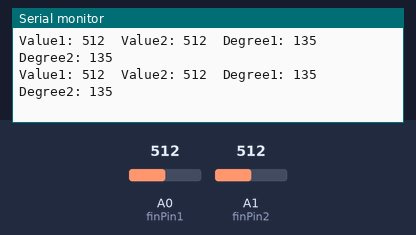
The sketch below on a simulated Arduino Uno, built with avr-gcc and run on an emulated ATmega328P. Shown: the last lines printed to the serial monitor. The inputs (shaded band) are chosen by the test bench; at power-on: A0 (finPin1) = 512, A1 (finPin2) = 512.

Above: at 4.2 s.
4.3 s: A0 (finPin1) set to 992
At 4.36 s:
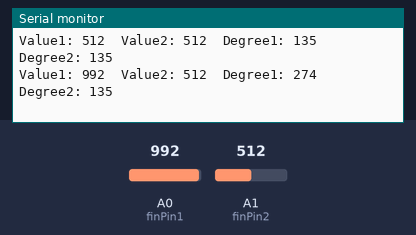
7.3 s: A0 (finPin1) set to 1016
At 7.3 s:
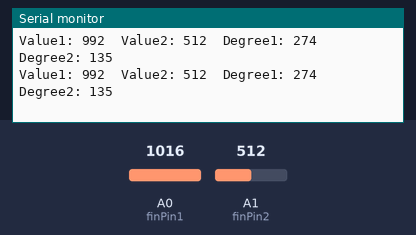
Timing chart, 0 to 10.3 s (numbered marks = the images above; inputs shaded):
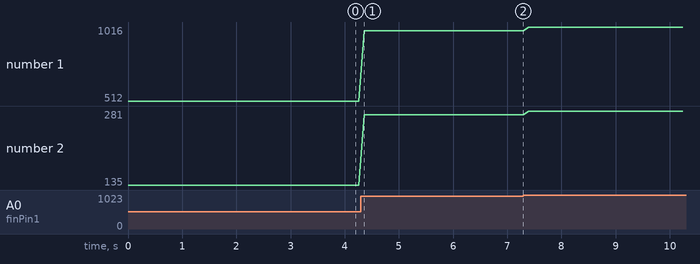

Measured:
- after the input at 4.3 s, the serial monitor: prints a new line after 0.06 s (image 1)
- plotted number 1: 512 → 992 after the input at 4.3 s, 992 → 1016 after the input at 7.3 s
- plotted number 2: 135 → 274 after the input at 4.3 s, 274 → 281 after the input at 7.3 s

The sketch:

UNOR4-ADC-angle.ino
```cpp
#include <Wire.h>
#include <Adafruit_GFX.h>
#include <Adafruit_SSD1306.h>

Adafruit_SSD1306 display(-1);

const int finPin1 = A0;
const int finPin2 = A1;

void setup()
{
  Serial.begin(115200);

  while (!Serial)
    delay(1);

  pinMode(finPin1, INPUT);
  pinMode(finPin2, INPUT);
}

void loop()
{
  int value1 = analogRead(finPin1);
  int value2 = analogRead(finPin2);

  int degree1 = map(value1, 44, 977, 0, 270);
  int degree2 = map(value2, 44, 977, 0, 270);

  Serial.print("Value1: ");
  Serial.print(value1);
  Serial.print("\tValue2: ");
  Serial.print(value2);
  Serial.print("\tDegree1: ");
  Serial.print(degree1);
  Serial.print("\tDegree2: ");
  Serial.println(degree2);

  delay(100);
}
```
